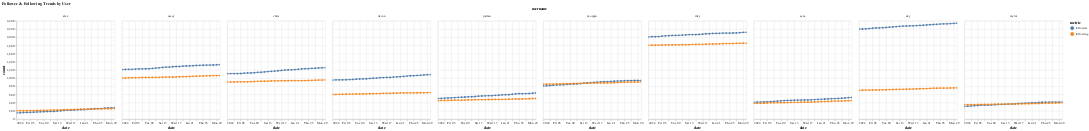

Notebook code cell kept with this figure:
### Code cell
# Create Altair line chart
chart = (
    alt.Chart(df_melted)
    .mark_line(point=True)
    .encode(
        x="date:T",
        y="count:Q",
        color="metric:N",
        facet="username:N",
        tooltip=["date:T", "username:N", "metric:N", "count:Q"]
    )
    .properties(title="Follower & Following Trends by User")
    .interactive()
)

chart
#chart.save('followers_following_chart.html')

### Figure 1 — Vega-Lite specification as saved in the notebook (floating-point values rounded to 4 significant figures; data arrays with more than 128 entries replaced by an {"elided": "..."} marker saying what was removed)
{"config": {"view": {"continuousWidth": 300, "continuousHeight": 300}}, "data": {"name": "data-32825f3bda2db57033abe8ddced70a02"}, "mark": {"type": "line", "point": true}, "encoding": {"color": {"field": "metric", "type": "nominal"}, "facet": {"field": "username", "type": "nominal"}, "tooltip": [{"field": "date", "type": "temporal"}, {"field": "username", "type": "nominal"}, {"field": "metric", "type": "nominal"}, {"field": "count", "type": "quantitative"}], "x": {"field": "date", "type": "temporal"}, "y": {"field": "count", "type": "quantitative"}}, "params": [{"name": "param_1", "select": {"type": "interval", "encodings": ["x", "y"]}, "bind": "scales"}], "title": "Follower & Following Trends by User", "$schema": "https://vega.github.io/schema/vega-lite/v5.20.1.json", "datasets": {"data-32825f3bda2db57033abe8ddced70a02": {"elided": "600 records"}}}
